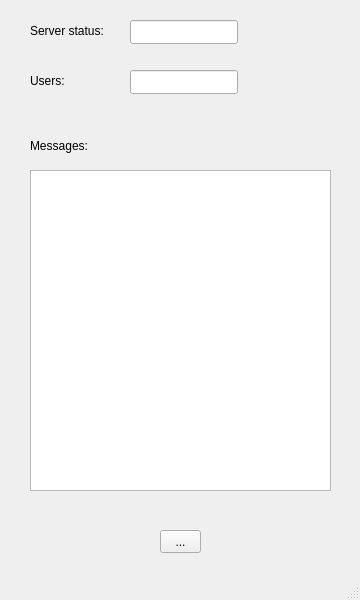
<?xml version="1.0" encoding="UTF-8"?>
<ui version="4.0">
 <class>MainWindow</class>
 <widget class="QMainWindow" name="MainWindow">
  <property name="enabled">
   <bool>true</bool>
  </property>
  <property name="geometry">
   <rect>
    <x>0</x>
    <y>0</y>
    <width>360</width>
    <height>600</height>
   </rect>
  </property>
  <property name="sizePolicy">
   <sizepolicy hsizetype="Fixed" vsizetype="Fixed">
    <horstretch>0</horstretch>
    <verstretch>0</verstretch>
   </sizepolicy>
  </property>
  <property name="minimumSize">
   <size>
    <width>360</width>
    <height>600</height>
   </size>
  </property>
  <property name="maximumSize">
   <size>
    <width>360</width>
    <height>600</height>
   </size>
  </property>
  <property name="windowTitle">
   <string>MainWindow</string>
  </property>
  <widget class="QWidget" name="centralwidget">
   <widget class="QLabel" name="usersLabel">
    <property name="geometry">
     <rect>
      <x>30</x>
      <y>70</y>
      <width>81</width>
      <height>21</height>
     </rect>
    </property>
    <property name="autoFillBackground">
     <bool>true</bool>
    </property>
    <property name="text">
     <string>Users:</string>
    </property>
   </widget>
   <widget class="QLineEdit" name="usersLine">
    <property name="geometry">
     <rect>
      <x>130</x>
      <y>70</y>
      <width>108</width>
      <height>24</height>
     </rect>
    </property>
    <property name="readOnly">
     <bool>true</bool>
    </property>
   </widget>
   <widget class="QLabel" name="statusLabel">
    <property name="geometry">
     <rect>
      <x>30</x>
      <y>20</y>
      <width>81</width>
      <height>21</height>
     </rect>
    </property>
    <property name="autoFillBackground">
     <bool>true</bool>
    </property>
    <property name="text">
     <string>Server status:</string>
    </property>
   </widget>
   <widget class="QLineEdit" name="statusLine">
    <property name="geometry">
     <rect>
      <x>130</x>
      <y>20</y>
      <width>108</width>
      <height>24</height>
     </rect>
    </property>
    <property name="autoFillBackground">
     <bool>false</bool>
    </property>
    <property name="readOnly">
     <bool>true</bool>
    </property>
   </widget>
   <widget class="QToolButton" name="toolButton">
    <property name="geometry">
     <rect>
      <x>160</x>
      <y>530</y>
      <width>41</width>
      <height>23</height>
     </rect>
    </property>
    <property name="text">
     <string>...</string>
    </property>
   </widget>
   <widget class="QTextEdit" name="textEdit">
    <property name="geometry">
     <rect>
      <x>30</x>
      <y>170</y>
      <width>301</width>
      <height>321</height>
     </rect>
    </property>
    <property name="readOnly">
     <bool>true</bool>
    </property>
   </widget>
   <widget class="QLabel" name="label">
    <property name="geometry">
     <rect>
      <x>30</x>
      <y>130</y>
      <width>101</width>
      <height>31</height>
     </rect>
    </property>
    <property name="autoFillBackground">
     <bool>true</bool>
    </property>
    <property name="text">
     <string>Messages:</string>
    </property>
   </widget>
  </widget>
  <widget class="QMenuBar" name="menubar">
   <property name="geometry">
    <rect>
     <x>0</x>
     <y>0</y>
     <width>360</width>
     <height>25</height>
    </rect>
   </property>
  </widget>
  <widget class="QStatusBar" name="statusbar"/>
 </widget>
 <resources/>
 <connections/>
</ui>
